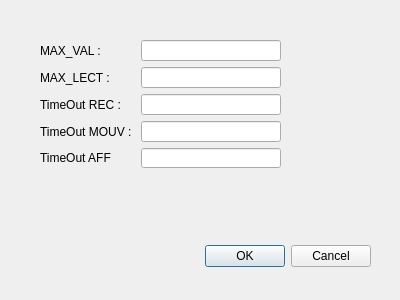
<?xml version="1.0" encoding="UTF-8"?>
<ui version="4.0">
 <class>CIhmParametrer</class>
 <widget class="QDialog" name="CIhmParametrer">
  <property name="geometry">
   <rect>
    <x>0</x>
    <y>0</y>
    <width>400</width>
    <height>300</height>
   </rect>
  </property>
  <property name="windowTitle">
   <string>Paramétrer SuPer</string>
  </property>
  <widget class="QDialogButtonBox" name="buttonBox">
   <property name="geometry">
    <rect>
     <x>30</x>
     <y>240</y>
     <width>341</width>
     <height>32</height>
    </rect>
   </property>
   <property name="orientation">
    <enum>Qt::Horizontal</enum>
   </property>
   <property name="standardButtons">
    <set>QDialogButtonBox::Cancel|QDialogButtonBox::Ok</set>
   </property>
  </widget>
  <widget class="QWidget" name="layoutWidget">
   <property name="geometry">
    <rect>
     <x>40</x>
     <y>40</y>
     <width>241</width>
     <height>128</height>
    </rect>
   </property>
   <layout class="QGridLayout" name="gridLayout">
    <item row="0" column="0">
     <widget class="QLabel" name="label">
      <property name="text">
       <string>MAX_VAL :</string>
      </property>
     </widget>
    </item>
    <item row="0" column="1">
     <widget class="QLineEdit" name="lemaxVal"/>
    </item>
    <item row="1" column="0">
     <widget class="QLabel" name="label_2">
      <property name="text">
       <string>MAX_LECT : </string>
      </property>
     </widget>
    </item>
    <item row="1" column="1">
     <widget class="QLineEdit" name="lemaxLect"/>
    </item>
    <item row="2" column="0">
     <widget class="QLabel" name="label_3">
      <property name="text">
       <string>TimeOut REC : </string>
      </property>
     </widget>
    </item>
    <item row="2" column="1">
     <widget class="QLineEdit" name="letimeoutRec"/>
    </item>
    <item row="3" column="0">
     <widget class="QLabel" name="label_4">
      <property name="text">
       <string>TimeOut MOUV : </string>
      </property>
     </widget>
    </item>
    <item row="3" column="1">
     <widget class="QLineEdit" name="letimeoutMouv"/>
    </item>
    <item row="4" column="1">
     <widget class="QLineEdit" name="letimeoutAff"/>
    </item>
    <item row="4" column="0">
     <widget class="QLabel" name="label_5">
      <property name="text">
       <string>TimeOut AFF</string>
      </property>
     </widget>
    </item>
   </layout>
  </widget>
 </widget>
 <resources/>
 <connections>
  <connection>
   <sender>buttonBox</sender>
   <signal>accepted()</signal>
   <receiver>CIhmParametrer</receiver>
   <slot>accept()</slot>
   <hints>
    <hint type="sourcelabel">
     <x>248</x>
     <y>254</y>
    </hint>
    <hint type="destinationlabel">
     <x>157</x>
     <y>274</y>
    </hint>
   </hints>
  </connection>
  <connection>
   <sender>buttonBox</sender>
   <signal>rejected()</signal>
   <receiver>CIhmParametrer</receiver>
   <slot>reject()</slot>
   <hints>
    <hint type="sourcelabel">
     <x>316</x>
     <y>260</y>
    </hint>
    <hint type="destinationlabel">
     <x>286</x>
     <y>274</y>
    </hint>
   </hints>
  </connection>
 </connections>
</ui>
